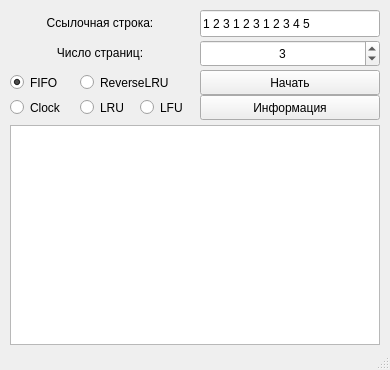
<?xml version="1.0" encoding="UTF-8"?><ui version="4.0"><class>MainWindow</class><widget class="QMainWindow" name="MainWindow"><property name="geometry"><rect><x>0</x><y>0</y><width>390</width><height>370</height></rect></property><property name="sizePolicy"><sizepolicy hsizetype="Expanding" vsizetype="Expanding"><horstretch>0</horstretch><verstretch>0</verstretch></sizepolicy></property><property name="minimumSize"><size><width>390</width><height>370</height></size></property><property name="maximumSize"><size><width>390</width><height>370</height></size></property><property name="windowTitle"><string>Моделирование</string></property><widget class="QWidget" name="centralWidget"><widget class="QListWidget" name="resultWidget"><property name="geometry"><rect><x>10</x><y>125</y><width>370</width><height>220</height></rect></property><property name="editTriggers"><set>QAbstractItemView::NoEditTriggers</set></property><property name="defaultDropAction"><enum>Qt::IgnoreAction</enum></property></widget><widget class="QLineEdit" name="referLine"><property name="geometry"><rect><x>200</x><y>10</y><width>180</width><height>27</height></rect></property><property name="text"><string>1 2 3 1 2 3 1 2 3 4 5</string></property></widget><widget class="QLabel" name="label"><property name="geometry"><rect><x>10</x><y>13</y><width>180</width><height>20</height></rect></property><property name="text"><string>Ссылочная строка:</string></property><property name="alignment"><set>Qt::AlignCenter</set></property></widget><widget class="QRadioButton" name="fifoButton"><property name="geometry"><rect><x>10</x><y>70</y><width>70</width><height>25</height></rect></property><property name="text"><string>FIFO</string></property><property name="checked"><bool>true</bool></property></widget><widget class="QRadioButton" name="reverseLRUButton"><property name="geometry"><rect><x>80</x><y>70</y><width>121</width><height>25</height></rect></property><property name="text"><string>ReverseLRU</string></property></widget><widget class="QPushButton" name="startButton"><property name="geometry"><rect><x>200</x><y>70</y><width>180</width><height>25</height></rect></property><property name="text"><string>Начать</string></property></widget><widget class="QLabel" name="label_2"><property name="geometry"><rect><x>10</x><y>43</y><width>180</width><height>20</height></rect></property><property name="text"><string>Число страниц:</string></property><property name="alignment"><set>Qt::AlignCenter</set></property></widget><widget class="QSpinBox" name="frameCountSpin"><property name="geometry"><rect><x>200</x><y>40</y><width>180</width><height>27</height></rect></property><property name="alignment"><set>Qt::AlignCenter</set></property><property name="minimum"><number>1</number></property><property name="maximum"><number>1000</number></property><property name="singleStep"><number>1</number></property><property name="value"><number>3</number></property></widget><widget class="QRadioButton" name="clockButton"><property name="geometry"><rect><x>10</x><y>95</y><width>70</width><height>25</height></rect></property><property name="text"><string>Clock</string></property><property name="checked"><bool>false</bool></property></widget><widget class="QRadioButton" name="lfuButton"><property name="geometry"><rect><x>140</x><y>95</y><width>60</width><height>25</height></rect></property><property name="text"><string>LFU</string></property></widget><widget class="QRadioButton" name="lruButton"><property name="geometry"><rect><x>80</x><y>95</y><width>60</width><height>25</height></rect></property><property name="text"><string>LRU</string></property></widget><widget class="QPushButton" name="infoButton"><property name="geometry"><rect><x>200</x><y>95</y><width>180</width><height>25</height></rect></property><property name="text"><string>Информация</string></property></widget></widget><widget class="QStatusBar" name="statusBar"/></widget><layoutdefault spacing="6" margin="11"/><resources/><connections/></ui>
